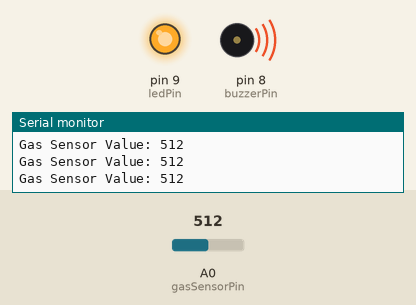
A sketch run on a simulated Arduino Uno, built with avr-gcc and run on an emulated ATmega328P. Shown: output pins drawn as LEDs (lit = HIGH), buzzer (waves = sounding, pin HIGH), the last lines printed to the serial monitor. The test bench sets the inputs (shaded band); at power-on: A0 (gasSensorPin) = 512.

Above: at 1.3 s.
1.4 s: A0 (gasSensorPin) set to 309
2.9 s: A0 (gasSensorPin) set to 292
At 3.7 s:
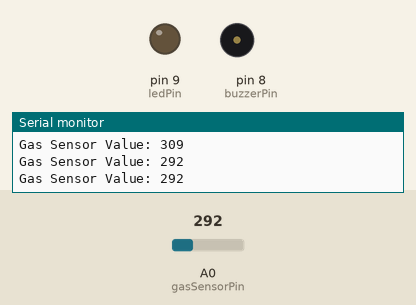
4.5 s: A0 (gasSensorPin) set to 306
At 4.8 s:
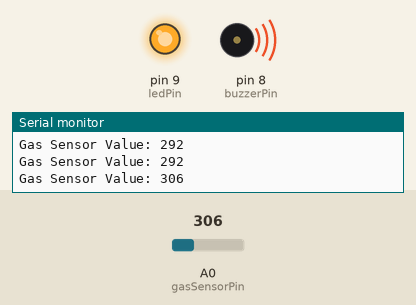
6.0 s: A0 (gasSensorPin) set to 290
At 7.2 s:
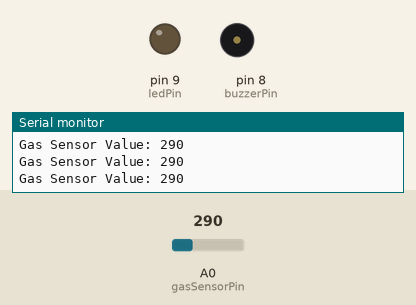
Timing chart, 0 to 8.5 s (numbered marks = the images above; inputs shaded):
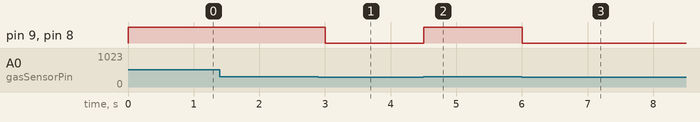

Measured:
- the behaviour switches between 301 and 300 on A0 (gasSensorPin) (found by bisection; images 0 and 1)
- after the input at 2.9 s, pin 9 (ledPin), pin 8 (buzzerPin): HIGH → LOW after 0.10 s
- after the input at 4.5 s, pin 9 (ledPin), pin 8 (buzzerPin): LOW → HIGH at once
- after the input at 6.0 s, pin 9 (ledPin), pin 8 (buzzerPin): HIGH → LOW at once

The sketch:

GasLeakDetector.ino
```cpp
// Pin Definitions
const int gasSensorPin = A0;    // Analog pin for MQ sensor
const int buzzerPin    = 8;     // Digital pin for buzzer
const int ledPin       = 9;     // Digital pin for LED

// Threshold for gas detection (adjust this based on your sensor and testing)
int gasThreshold = 300;

void setup() {
  pinMode(buzzerPin, OUTPUT);
  pinMode(ledPin, OUTPUT);
  Serial.begin(9600);
}

void loop() {
  int gasValue = analogRead(gasSensorPin);
  Serial.print("Gas Sensor Value: ");
  Serial.println(gasValue);

  if (gasValue > gasThreshold) {
    digitalWrite(buzzerPin, HIGH);
    digitalWrite(ledPin, HIGH);
  } else {
    digitalWrite(buzzerPin, LOW);
    digitalWrite(ledPin, LOW);
  }

  delay(500);
}
```
